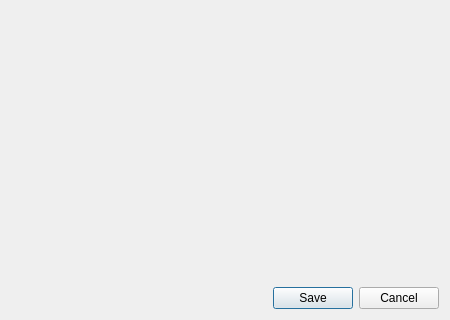
<?xml version="1.0" encoding="UTF-8"?>
<ui version="4.0">
 <class>Dialog</class>
 <widget class="QDialog" name="Dialog">
  <property name="geometry">
   <rect>
    <x>0</x>
    <y>0</y>
    <width>450</width>
    <height>320</height>
   </rect>
  </property>
  <property name="windowTitle">
   <string>Manage Installations</string>
  </property>
  <layout class="QVBoxLayout" name="verticalLayout">
   <item>
    <widget class="QWidget" name="installationsWidgetPlaceholder" native="true" />
   </item>
   <item>
    <widget class="QDialogButtonBox" name="buttonBox">
     <property name="orientation">
      <enum>Qt::Horizontal</enum>
     </property>
     <property name="standardButtons">
      <set>QDialogButtonBox::Cancel|QDialogButtonBox::Save</set>
     </property>
    </widget>
   </item>
  </layout>
 </widget>
 <resources />
 <connections>
  <connection>
   <sender>buttonBox</sender>
   <signal>accepted()</signal>
   <receiver>Dialog</receiver>
   <slot>accept()</slot>
  </connection>
  <connection>
   <sender>buttonBox</sender>
   <signal>rejected()</signal>
   <receiver>Dialog</receiver>
   <slot>reject()</slot>
  </connection>
 </connections>
</ui>
